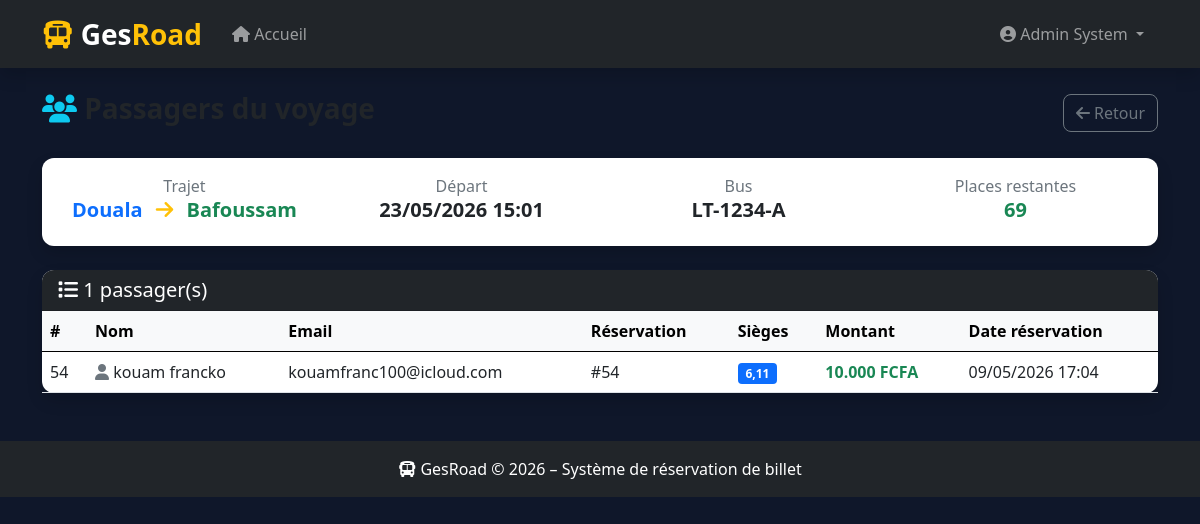
Page /index.php?controller=admin&action=passagersVoyage&id=11 (signed in) on the committed database.
### tables this page shows
CREATE TABLE `voyage` (
  `id` int(11) NOT NULL AUTO_INCREMENT,
  `agencelocaledeapart_id` int(11) NOT NULL,
  `trajetchauffeur_id` int(11) DEFAULT NULL,
  `agenceloacledarrive_id` int(11) NOT NULL,
  `type_id` int(11) DEFAULT NULL,
  `bus_id` int(11) DEFAULT NULL,
  `dateheuredepart` datetime DEFAULT NULL,
  `dateheurearrive` datetime DEFAULT NULL,
  `prix` float DEFAULT NULL,
  `statut` int(11) DEFAULT NULL,
  `placerestante` int(11) DEFAULT NULL,
  PRIMARY KEY (`id`),
  KEY `FK_Association_16` (`agenceloacledarrive_id`),
  KEY `FK_Association_17` (`trajetchauffeur_id`),
  KEY `FK_Association_18` (`agencelocaledeapart_id`),
  KEY `FK_Association_6` (`bus_id`),
  KEY `FK_Association_7` (`type_id`),
  CONSTRAINT `FK_Association_16` FOREIGN KEY (`agenceloacledarrive_id`) REFERENCES `agence_locale` (`id`),
  CONSTRAINT `FK_Association_17` FOREIGN KEY (`trajetchauffeur_id`) REFERENCES `trajet_chauffeur` (`id`),
  CONSTRAINT `FK_Association_18` FOREIGN KEY (`agencelocaledeapart_id`) REFERENCES `agence_locale` (`id`),
  CONSTRAINT `FK_Association_6` FOREIGN KEY (`bus_id`) REFERENCES `bus` (`id`),
  CONSTRAINT `FK_Association_7` FOREIGN KEY (`type_id`) REFERENCES `typevoyage` (`id`)
);

CREATE TABLE `trajet` (
  `id` int(11) NOT NULL AUTO_INCREMENT,
  `villedepart` varchar(254) DEFAULT NULL,
  `villearrive` varchar(254) DEFAULT NULL,
  `distance` float DEFAULT NULL,
  `duree` varchar(254) DEFAULT NULL,
  PRIMARY KEY (`id`)
);

CREATE TABLE `bus` (
  `id` int(11) NOT NULL AUTO_INCREMENT,
  `typebus_id` int(11) DEFAULT NULL,
  `immatriculation` varchar(254) DEFAULT NULL,
  `nbre_place` int(11) DEFAULT NULL,
  `estdisponible` tinyint(1) DEFAULT 1,
  PRIMARY KEY (`id`),
  KEY `FK_Association_5` (`typebus_id`),
  CONSTRAINT `FK_Association_5` FOREIGN KEY (`typebus_id`) REFERENCES `typebus` (`id`)
);

CREATE TABLE `reservation` (
  `id` int(11) NOT NULL AUTO_INCREMENT,
  `user_id` int(11) DEFAULT NULL,
  `date_reservation` datetime DEFAULT NULL,
  `statut` int(11) DEFAULT NULL,
  `montant_total` float DEFAULT NULL,
  `voyage_id` int(11) DEFAULT NULL,
  `canal` enum('guichet','en ligne') DEFAULT NULL,
  PRIMARY KEY (`id`),
  KEY `user_id` (`user_id`),
  KEY `voyage_id` (`voyage_id`),
  CONSTRAINT `reservation_ibfk_1` FOREIGN KEY (`user_id`) REFERENCES `user` (`id`),
  CONSTRAINT `reservation_ibfk_2` FOREIGN KEY (`voyage_id`) REFERENCES `voyage` (`id`)
);

CREATE TABLE `user` (
  `id` int(11) NOT NULL AUTO_INCREMENT,
  `agencelocale_id` int(11) DEFAULT NULL,
  `nom` varchar(254) DEFAULT NULL,
  `prenom` varchar(254) DEFAULT NULL,
  `email` varchar(254) DEFAULT NULL,
  `role` enum('client','caissier','admin') DEFAULT NULL,
  `date_creation` datetime DEFAULT NULL,
  `mot_de_passe` varchar(255) NOT NULL,
  `statut` tinyint(1) DEFAULT 1,
  PRIMARY KEY (`id`),
  KEY `AK_Identifiant_1` (`id`),
  KEY `FK_Association_19` (`agencelocale_id`),
  CONSTRAINT `FK_Association_19` FOREIGN KEY (`agencelocale_id`) REFERENCES `agence_locale` (`id`)
);

### controllers/admincontrollers.php (called while the page is built, shortened)
<?php
require_once MODELS . '/Voyage.php';
class AdminController {
    private $voyage;
    public function __construct($pdo) {
        $this->voyage       = new Voyage($pdo);
    }
    public function passagersVoyage() {
        $id        = $_GET['id'];
        $voyage    = $this->voyage->getDetails($id);
        $passagers = $this->voyage->getPassagers($id);
        require_once VIEWS . '/admin/voyage/passager.php';
    }
}
?>

### models/voyage.php (called while the page is built, shortened)
<?php
class Voyage {
    private $pdo;
    public function __construct($pdo) {
        $this->pdo = $pdo;
    }
    public function getDetails($id) {
    $stmt = $this->pdo->prepare("
        SELECT
            v.id,
            v.trajetchauffeur_id,
            v.agencelocaledeapart_id,
            v.agenceloacledarrive_id,
            v.type_id,
            v.bus_id,
            t.villedepart,
            t.villearrive,
            t.distance,
            t.duree,
            v.dateheuredepart,
            v.dateheurearrive,
            v.prix,
            v.placerestante,
            v.statut,
            tv.libelle          AS type_voyage,
            b.immatriculation   AS bus,
            b.nbre_place,
            tb.libelle          AS type_bus,
            CONCAT(c.nom,' ',c.prenom) AS chauffeur,
            c.telephone         AS tel_chauffeur,
            al1.addresse        AS agence_depart,
            al1.photo           AS photo_depart,
            al2.addresse        AS agence_arrivee,
            al2.photo           AS photo_arrivee
        FROM voyage v
        JOIN trajet_chauffeur tc ON tc.id   = v.trajetchauffeur_id
        JOIN trajet t            ON t.id    = tc.trajet_id
        JOIN chauffeur c         ON c.id    = tc.chauffeur_id
        JOIN typevoyage tv       ON tv.id   = v.type_id
        JOIN bus b               ON b.id    = v.bus_id
        JOIN typebus tb          ON tb.id   = b.typebus_id
        JOIN agence_locale al1   ON al1.id  = v.agencelocaledeapart_id
        JOIN agence_locale al2   ON al2.id  = v.agenceloacledarrive_id
        WHERE v.id = ?
    ");
    $stmt->execute([$id]);
    return $stmt->fetch(PDO::FETCH_ASSOC);
}
    public function getPassagers($voyage_id) {
        $stmt = $this->pdo->prepare("
            SELECT
                u.nom,
                u.prenom,
                u.email,
                r.id               AS reservation_id,
                r.date_reservation,
                r.montant_total,
                GROUP_CONCAT(s.numero ORDER BY s.numero) AS sieges
            FROM reservation r
            JOIN user u               ON u.id  = r.user_id
            JOIN reservation_siege rs ON rs.reservation_id = r.id
            JOIN siege s              ON s.id  = rs.siege_id
            WHERE s.voyage_id = ?
            AND   r.statut    = 1
            GROUP BY u.id, r.id
            ORDER BY u.nom ASC
        ");
        $stmt->execute([$voyage_id]);
        return $stmt->fetchAll(PDO::FETCH_ASSOC);
    }
}
?>

### views/admin/voyage/passager.php (the view, shortened to what this page needs)
<?php include ROOT . '/views/layout.php'; ?>
<div class="d-flex justify-content-between align-items-center mb-4">
    <h3 class="fw-bold">
        <i class="fas fa-users text-info"></i> Passagers du voyage
    </h3>
    <a href="<?= BASE_URL ?>/index.php?controller=admin&action=listeVoyages"
       class="btn btn-outline-secondary">
        <i class="fas fa-arrow-left"></i> Retour
    </a>
</div>
<div class="card shadow border-0 mb-4">
    <div class="card-body">
        <div class="row text-center">
            <div class="col-md-3">
                <p class="text-muted mb-0">Trajet</p>
                <h5 class="fw-bold">
                    <span class="text-primary"><?= $voyage['villedepart'] ?></span>
                    <i class="fas fa-arrow-right text-warning mx-2"></i>
                    <span class="text-success"><?= $voyage['villearrive'] ?></span>
                </h5>
            </div>
            <div class="col-md-3">
                <p class="text-muted mb-0">Départ</p>
                <h5 class="fw-bold"><?= date('d/m/Y H:i', strtotime($voyage['dateheuredepart'])) ?></h5>
            </div>
            <div class="col-md-3">
                <p class="text-muted mb-0">Bus</p>
                <h5 class="fw-bold"><?= $voyage['bus'] ?></h5>
            </div>
            <div class="col-md-3">
                <p class="text-muted mb-0">Places restantes</p>
                <h5 class="fw-bold text-success"><?= $voyage['placerestante'] ?></h5>
            </div>
        </div>
    </div>
</div>
<div class="card shadow border-0">
    <div class="card-header bg-dark text-white">
        <h5 class="mb-0">
            <i class="fas fa-list"></i>
            <?= count($passagers) ?> passager(s)
        </h5>
    </div>
    <div class="card-body p-0">
        <div class="table-responsive">
            <table class="table table-hover mb-0">
                <thead class="table-light">
                    <tr>
                        <th>#</th>
                        <th>Nom</th>
                        <th>Email</th>
                        <th>Réservation</th>
                        <th>Sièges</th>
                        <th>Montant</th>
                        <th>Date réservation</th>
                    </tr>
                </thead>
                <tbody>
                    <?php if (!empty($passagers)): ?>
                        <?php foreach ($passagers as $p): ?>
                            <tr>
                                <td><?= $p['reservation_id'] ?></td>
                                <td>
                                    <i class="fas fa-user text-muted"></i>
                                    <?= $p['nom'] . ' ' . $p['prenom'] ?>
                                </td>
                                <td><?= $p['email'] ?></td>
                                <td>#<?= $p['reservation_id'] ?></td>
                                <td>
                                    <span class="badge bg-primary"><?= $p['sieges'] ?></span>
                                </td>
                                <td class="fw-bold text-success">
                                    <?= number_format($p['montant_total'], 0, ',', '.') ?> FCFA
                                </td>
                                <td>
                                    <?= date('d/m/Y H:i', strtotime($p['date_reservation'])) ?>
                                </td>
                            </tr>
                        <?php endforeach; ?>
                    <?php endif; ?>
                </tbody>
            </table>
        </div>
    </div>
</div>
<?php include ROOT . '/views/layout_footer.php'; ?>

### assets/css/style.css (style rules this page uses)
body { background-size: cover; background-position: center; background-repeat: no-repeat; transition: background-image 1s ease-in-out; }
html, body { height: 100%; margin: 0; background-color: #0f172a; }
.card { border-radius: 12px; border: none; }
.card-header { border-radius: 12px 12px 0 0 !important; background-color: #0f172a; }
.btn { border-radius: 8px; }

### rows in the picture
voyage: trajet.villedepart "Douala", trajet.villearrive "Bafoussam", dateheuredepart "23/05/2026 15:01", bus.immatriculation "LT-1234-A", placerestante "69"
reservation: id "54", user.nom "kouam", user.prenom "francko", user.email "kouamfranc100@icloud.com", sieges "6,11", montant_total "10.000", date_reservation "09/05/2026 17:04"

### other values in the picture
$_SESSION['user_nom'] "Admin"
$_SESSION['user_prenom'] "System"
count($passagers) "1"
